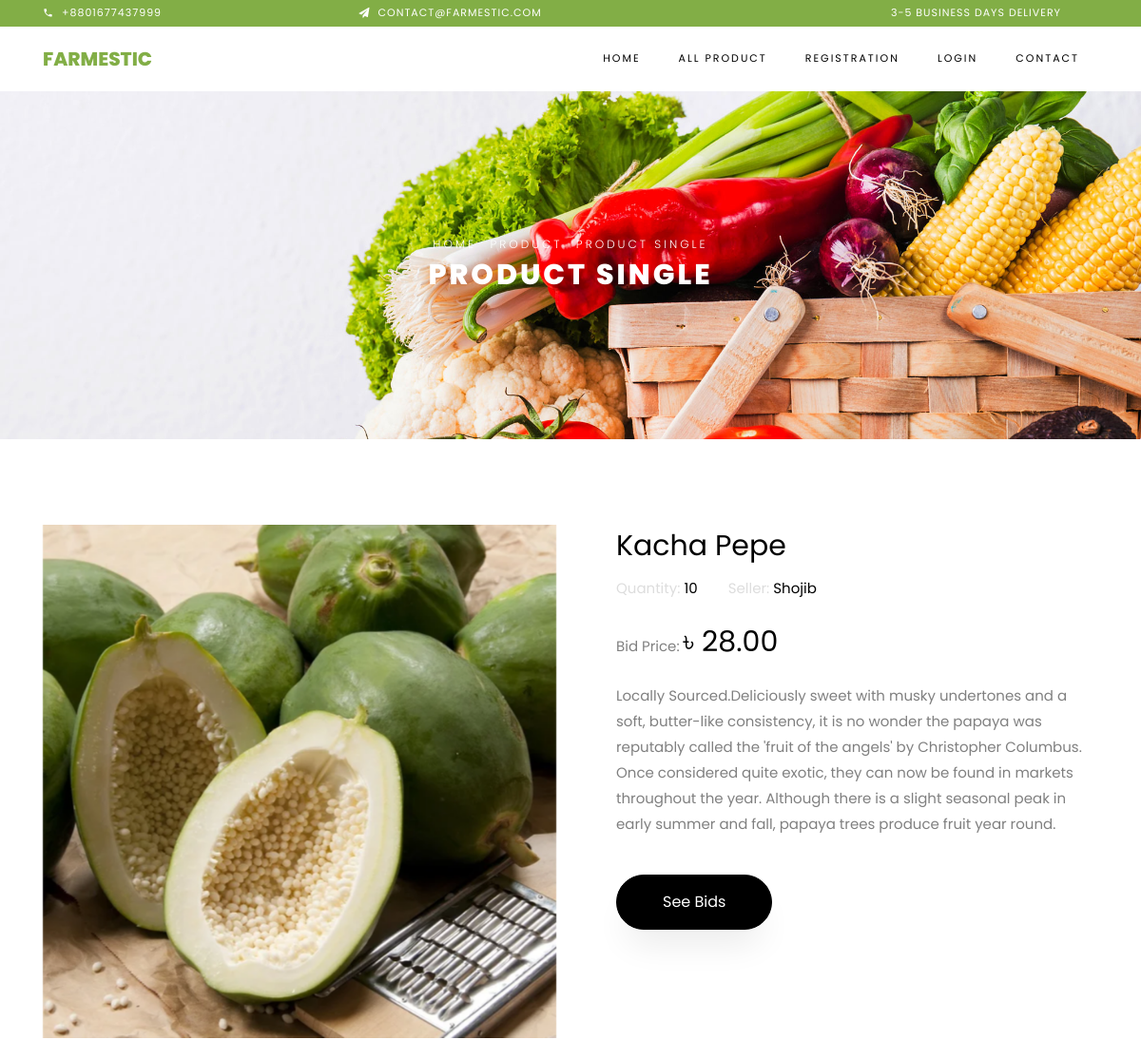
Before: /product_details/6/ (upper part) with the older database file.
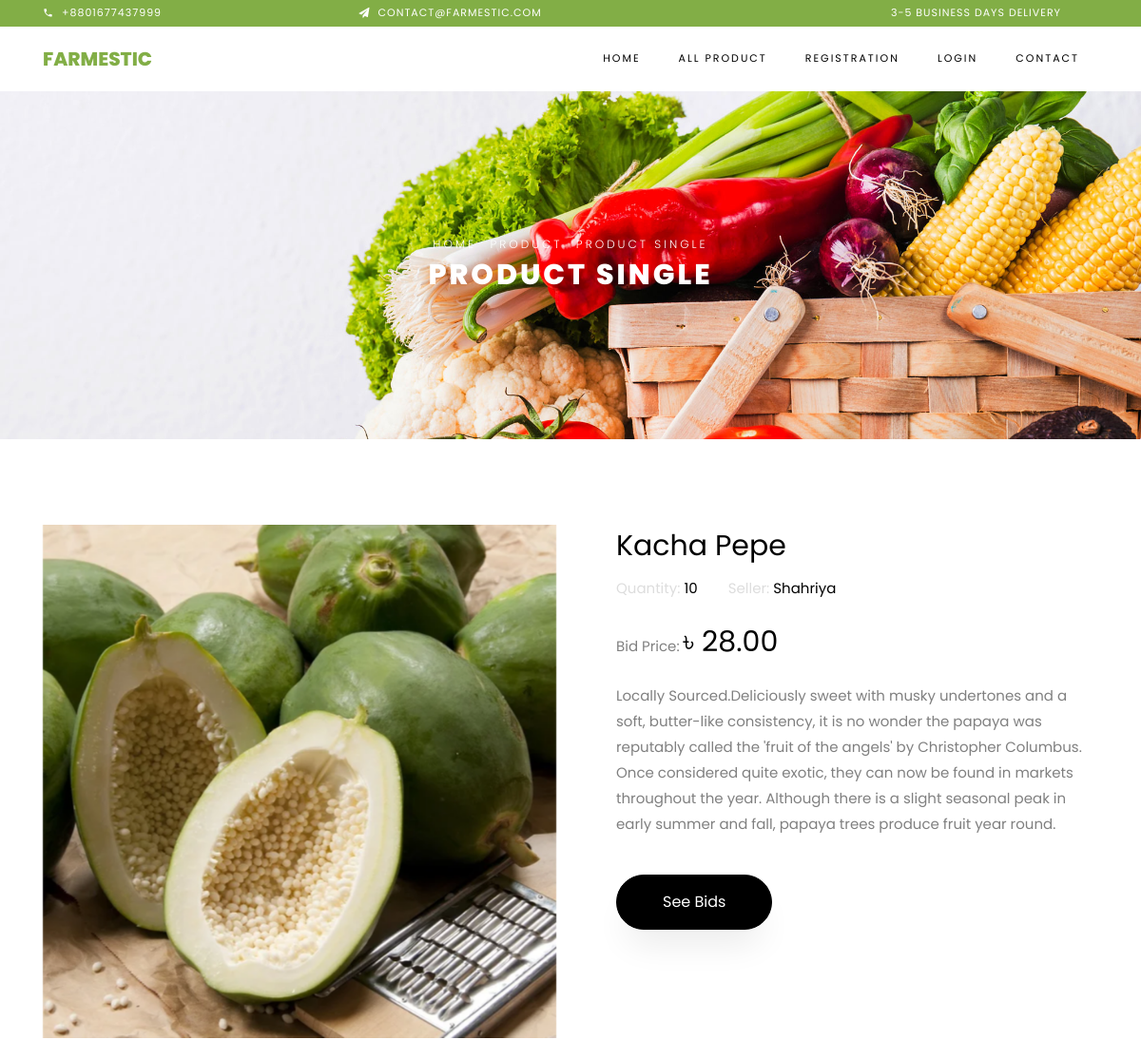
After: the same page with the newer database file.
### home/models.py (models this page shows, shortened)
class Product(models.Model):
    category_choice=(
        ('Fruits','Fruits'),
        ('Vagetable','Vagetable'),
        ('Oil','Oil'),
        ('Rice','Rice'),
        ('Others','Others'),
    )
    category = models.CharField(max_length=60,choices=category_choice,null=True,blank=True)
    user = models.ForeignKey(User, on_delete=models.CASCADE, null=True, blank=True)
    name = models.CharField(max_length=100)
    price = models.DecimalField(max_digits=8, decimal_places=2)
    image = models.ImageField(upload_to='products')
    description = models.TextField()
    quantity = models.CharField(max_length=100,blank=True,null=True)
    date_added = models.DateField(auto_now_add=True)
    is_approved = models.BooleanField(default=False)

### accounts/models.py (models this page shows)
class User(AbstractUser):
    username = None
    last_name = None
    email = models.EmailField(_('email address'), unique=True)
    phone = models.CharField(max_length=35)
    first_name=models.CharField(max_length=35)
    image = models.ImageField(upload_to='seller_profile_image', blank=True, null=True)
    address = models.CharField(max_length=255,blank=True, null=True)
    USERNAME_FIELD = 'email'
    REQUIRED_FIELDS = []
    objects = UserManager()

### home/views.py (the view)
# urls.py: path('product_details/<int:id>/', views.product_details, name='product_details'),
def product_details(request, id):
    product = Product.objects.get(id=id)
    context = {
        'product': product,
    }
    return render(request, 'product/product_details.html',context)

### templates/product/product_details.html (shortened to what this page needs)
{% extends 'base.html' %}
{% load static %}
{% block content %}
<div class="hero-wrap hero-bread" style="background-image: url('{% static 'images/bg_1.jpg' %}');">
    <div class="container">
      <div class="row no-gutters slider-text align-items-center justify-content-center">
        <div class="col-md-9 ftco-animate text-center">
            <p class="breadcrumbs"><span class="mr-2"><a href="/">Home</a></span> <span class="mr-2"><a href="{% url 'all_products' %}">Product</a></span> <span>Product Single</span></p>
          <h1 class="mb-0 bread">Product Single</h1>
        </div>
      </div>
    </div>
  </div>
  <section class="ftco-section">
      <div class="container">
          <div class="row">
              <div class="col-lg-6 mb-5 ftco-animate">
                  <a href="{{product.image.url}}" class="image-popup"><img src="{{product.image.url}}" class="img-fluid" alt="Colorlib Template"></a>
              </div>
              <div class="col-lg-6 product-details pl-md-5 ftco-animate">
                  <h3>{{product.name}}</h3>
                  <div class="rating d-flex">
                        <p class="text-left mr-4">
                            <a href="#" class="mr-2" style="color: rgb(221, 221, 221);">Quantity: <span style="color: rgb(0, 0, 0);">{{product.quantity}}</span></a>
                        </p>
                        <p class="text-left mr-4">
                            <a href="{% url 'seller_profile' product.user.id %}" class="mr-2" style="color: rgb(221, 221, 221);">Seller:
                                <span style="color: rgb(0, 0, 0);">{{product.user.first_name}}</span>
                            </a>
                        </p>
                      </div>
                  <p class="price">Bid Price:  <span>৳ {{product.price}}</span></p>
                  <p>{{product.description}}
                      </p>
                      <div class="row mt-4">
                          <div class="col-md-6">
                </div>
            </div>
            <p><a href="{% url 'product_bid_details' product.id %}" class="btn btn-black py-3 px-5">See Bids</a></p>
              </div>
          </div>
      </div>
  </section>
{% endblock content %}

Changed rows visible on the page:
changed through a linked row, Product "Kacha Pepe": user.first_name "Shojib" → "Shahriya"
